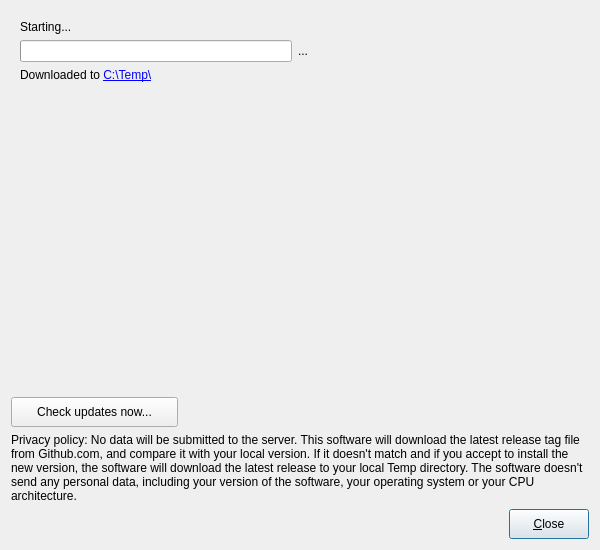
<?xml version="1.0" encoding="UTF-8"?>
<ui version="4.0">
 <class>UpdateDialog</class>
 <widget class="QDialog" name="UpdateDialog">
  <property name="geometry">
   <rect>
    <x>0</x>
    <y>0</y>
    <width>600</width>
    <height>550</height>
   </rect>
  </property>
  <property name="windowTitle">
   <string>Check for Updates</string>
  </property>
  <property name="modal">
   <bool>true</bool>
  </property>
  <layout class="QVBoxLayout" name="verticalLayout">
   <item>
    <widget class="QStackedWidget" name="stackedWidget">
     <property name="currentIndex">
      <number>2</number>
     </property>
     <widget class="QWidget" name="pageAlreadyUpToDate">
      <layout class="QVBoxLayout" name="verticalLayout_4">
       <item>
        <widget class="QLabel" name="label_9">
         <property name="text">
          <string>This version is up-to-date.</string>
         </property>
        </widget>
       </item>
       <item>
        <spacer name="verticalSpacer_2">
         <property name="orientation">
          <enum>Qt::Vertical</enum>
         </property>
         <property name="sizeHint" stdset="0">
          <size>
           <width>20</width>
           <height>40</height>
          </size>
         </property>
        </spacer>
       </item>
      </layout>
     </widget>
     <widget class="QWidget" name="pageError">
      <layout class="QVBoxLayout" name="verticalLayout_6">
       <item>
        <widget class="QLabel" name="label_2">
         <property name="font">
          <font>
           <weight>75</weight>
           <bold>true</bold>
          </font>
         </property>
         <property name="text">
          <string>Error while checking for updates</string>
         </property>
        </widget>
       </item>
       <item>
        <widget class="QLabel" name="errorMessage">
         <property name="text">
          <string>message</string>
         </property>
         <property name="wordWrap">
          <bool>true</bool>
         </property>
        </widget>
       </item>
       <item>
        <spacer name="verticalSpacer_3">
         <property name="orientation">
          <enum>Qt::Vertical</enum>
         </property>
         <property name="sizeHint" stdset="0">
          <size>
           <width>20</width>
           <height>40</height>
          </size>
         </property>
        </spacer>
       </item>
      </layout>
     </widget>
     <widget class="QWidget" name="pageProgress">
      <layout class="QVBoxLayout" name="verticalLayout_5">
       <item>
        <widget class="QLabel" name="progressLabel">
         <property name="text">
          <string>Starting...</string>
         </property>
        </widget>
       </item>
       <item>
        <layout class="QHBoxLayout" name="horizontalLayout_2">
         <item>
          <widget class="QProgressBar" name="progressBar">
           <property name="alignment">
            <set>Qt::AlignCenter</set>
           </property>
           <property name="textVisible">
            <bool>true</bool>
           </property>
          </widget>
         </item>
         <item>
          <widget class="QLabel" name="progressBarValue">
           <property name="text">
            <string>...</string>
           </property>
          </widget>
         </item>
         <item>
          <spacer name="horizontalSpacer_6">
           <property name="orientation">
            <enum>Qt::Horizontal</enum>
           </property>
           <property name="sizeHint" stdset="0">
            <size>
             <width>40</width>
             <height>20</height>
            </size>
           </property>
          </spacer>
         </item>
        </layout>
       </item>
       <item>
        <widget class="QLabel" name="downloadedToLabel">
         <property name="text">
          <string>Downloaded to &lt;a href=&quot;https://www.example.org/tutorial.html&quot;&gt;C:\Temp\&lt;/a&gt;</string>
         </property>
         <property name="textFormat">
          <enum>Qt::AutoText</enum>
         </property>
         <property name="openExternalLinks">
          <bool>true</bool>
         </property>
        </widget>
       </item>
       <item>
        <spacer name="verticalSpacer">
         <property name="orientation">
          <enum>Qt::Vertical</enum>
         </property>
         <property name="sizeHint" stdset="0">
          <size>
           <width>20</width>
           <height>40</height>
          </size>
         </property>
        </spacer>
       </item>
      </layout>
     </widget>
     <widget class="QWidget" name="pageNewVersionAvailable">
      <layout class="QVBoxLayout" name="verticalLayout_3">
       <item>
        <widget class="QLabel" name="label_11">
         <property name="text">
          <string>A new version is available!</string>
         </property>
        </widget>
       </item>
       <item>
        <widget class="QTextEdit" name="changeLogViewer"/>
       </item>
       <item>
        <layout class="QHBoxLayout" name="horizontalLayout">
         <item>
          <spacer name="horizontalSpacer_3">
           <property name="orientation">
            <enum>Qt::Horizontal</enum>
           </property>
           <property name="sizeHint" stdset="0">
            <size>
             <width>40</width>
             <height>20</height>
            </size>
           </property>
          </spacer>
         </item>
         <item>
          <widget class="QPushButton" name="installButton">
           <property name="minimumSize">
            <size>
             <width>0</width>
             <height>30</height>
            </size>
           </property>
           <property name="styleSheet">
            <string notr="true">QPushButton {
	padding: 5px 20px 5px 20px;
}</string>
           </property>
           <property name="text">
            <string>&gt;&gt; Install new version &lt;&lt;</string>
           </property>
          </widget>
         </item>
         <item>
          <spacer name="horizontalSpacer_2">
           <property name="orientation">
            <enum>Qt::Horizontal</enum>
           </property>
           <property name="sizeHint" stdset="0">
            <size>
             <width>40</width>
             <height>20</height>
            </size>
           </property>
          </spacer>
         </item>
        </layout>
       </item>
      </layout>
     </widget>
    </widget>
   </item>
   <item>
    <layout class="QHBoxLayout" name="horizontalLayout_7">
     <item>
      <widget class="QPushButton" name="checkButton">
       <property name="minimumSize">
        <size>
         <width>0</width>
         <height>30</height>
        </size>
       </property>
       <property name="styleSheet">
        <string notr="true">QPushButton {
	padding:  5px 25px 5px 25px;
}
</string>
       </property>
       <property name="text">
        <string>Check updates now...</string>
       </property>
      </widget>
     </item>
     <item>
      <spacer name="horizontalSpacer_5">
       <property name="orientation">
        <enum>Qt::Horizontal</enum>
       </property>
       <property name="sizeHint" stdset="0">
        <size>
         <width>40</width>
         <height>20</height>
        </size>
       </property>
      </spacer>
     </item>
    </layout>
   </item>
   <item>
    <widget class="QLabel" name="label_13">
     <property name="text">
      <string>Privacy policy: No data will be submitted to the server. This software will download the latest release tag file from Github.com, and compare it with your local version. If it doesn't match and if you accept to install the new version, the software will download the latest release to your local Temp directory. The software doesn't send any personal data, including your version of the software, your operating system or your CPU architecture.</string>
     </property>
     <property name="wordWrap">
      <bool>true</bool>
     </property>
    </widget>
   </item>
   <item>
    <layout class="QHBoxLayout" name="buttonBox" stretch="1,0">
     <property name="spacing">
      <number>9</number>
     </property>
     <item>
      <spacer name="horizontalSpacer">
       <property name="orientation">
        <enum>Qt::Horizontal</enum>
       </property>
       <property name="sizeHint" stdset="0">
        <size>
         <width>40</width>
         <height>20</height>
        </size>
       </property>
      </spacer>
     </item>
     <item>
      <widget class="QPushButton" name="closeButton">
       <property name="minimumSize">
        <size>
         <width>0</width>
         <height>30</height>
        </size>
       </property>
       <property name="text">
        <string>&amp;Close</string>
       </property>
       <property name="default">
        <bool>true</bool>
       </property>
      </widget>
     </item>
    </layout>
   </item>
  </layout>
 </widget>
 <tabstops>
  <tabstop>closeButton</tabstop>
 </tabstops>
 <resources/>
 <connections>
  <connection>
   <sender>closeButton</sender>
   <signal>released()</signal>
   <receiver>UpdateDialog</receiver>
   <slot>accept()</slot>
   <hints>
    <hint type="sourcelabel">
     <x>678</x>
     <y>499</y>
    </hint>
    <hint type="destinationlabel">
     <x>79</x>
     <y>509</y>
    </hint>
   </hints>
  </connection>
 </connections>
 <slots>
  <slot>acceptPaused()</slot>
 </slots>
</ui>
